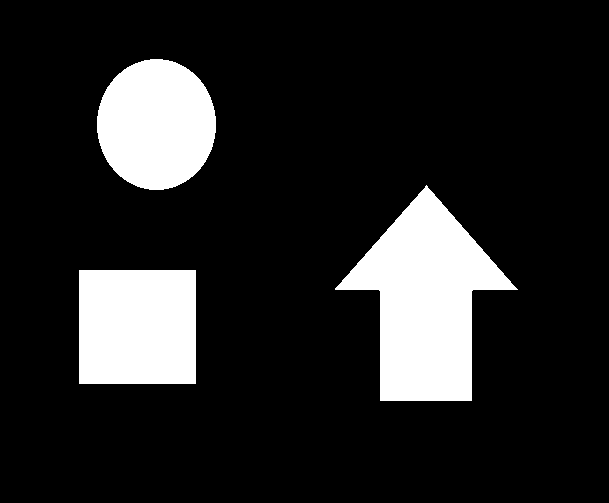
#> input picture examples/opencv-qing-song-ru-men/ch12/contours.bmp, 609 x 503 px
$ python 12.05.py   (older library calls are emulated)
#> lines starting #> are read from the running program, lines starting #| are printed output that depends on the picture; after the words box and inside, x2 and y2 are one past the last pixel; in counts of white or black regions, pixels touching at a corner belong together
# -*- coding: utf-8 -*-
import cv2 as cv
import numpy as np

img = cv.imread('contours.bmp')
#> img is the input picture: shape (503, 609, 3); 14.8% white; 3 white regions, box (x1, y1, x2, y2) and area: (335, 185, 518, 401) 19840, (79, 270, 196, 384) 13338, (97, 59, 216, 190) 12235
img_gray = cv.cvtColor(img, cv.COLOR_BGR2GRAY)
#> img_gray: shape (503, 609); 14.8% white; 3 white regions
_, img_binary = cv.threshold(img_gray, 127, 255, cv.THRESH_BINARY)
_, contours, hierarchy = cv.findContours(img_binary, cv.RETR_LIST, cv.CHAIN_APPROX_SIMPLE)
#> contours = 3 contours; box (x1, y1, x2, y2) and area: (335, 185, 518, 401) 19535, (79, 270, 196, 384) 13108, (97, 59, 216, 190) 12058
cv.imshow("img", img)
for i in range(len(contours)):
    canvas = np.zeros(img.shape, np.uint8)
    cv.drawContours(canvas, contours, i, (255, 255, 255), 3)
    cv.imshow(f'contours[{i}]', canvas)
    print(f'contours[{i}] 的面积 = {cv.contourArea(contours[i])}')
#> this loop made 3 passes
#| contours[0] 的面积 = 13108.0
#| contours[1] 的面积 = 19535.0
#| contours[2] 的面积 = 12058.0
#> pass 1, `cv.imshow(f'contours[{i}]', canvas)`:
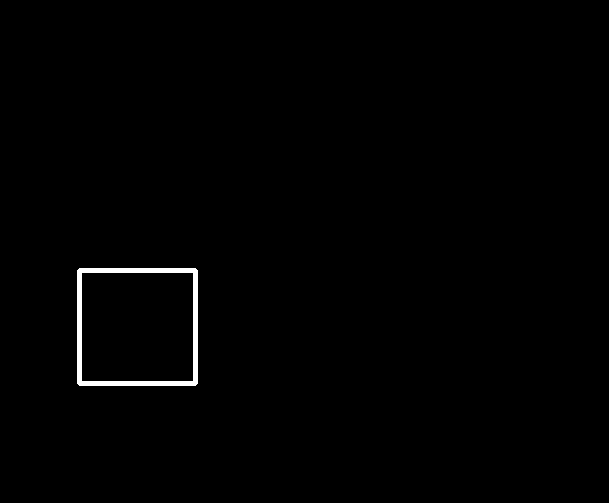
#> window 'contours[0]': shape (503, 609, 3); 0.74% white; 1 white region, box (x1, y1, x2, y2) and area: (77, 268, 198, 386) 2278
#> pass 2, `cv.imshow(f'contours[{i}]', canvas)`:
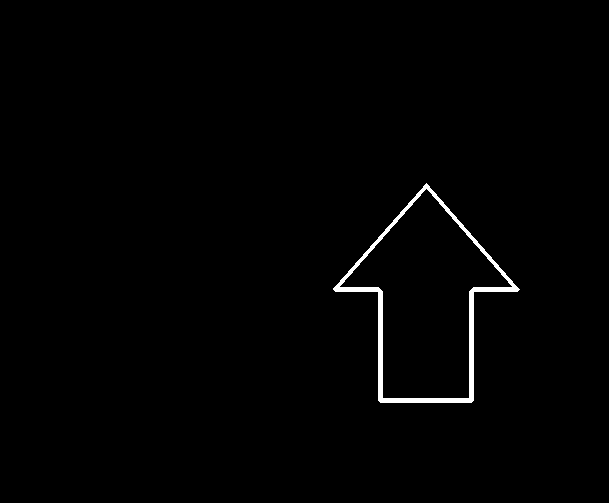
#> window 'contours[1]': shape (503, 609, 3); 0.99% white; 1 white region, box (x1, y1, x2, y2) and area: (333, 183, 520, 403) 3021
#> after the loop:
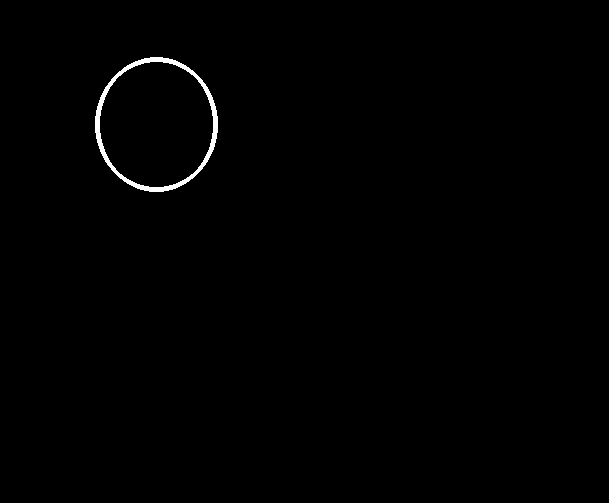
#> canvas: shape (503, 609, 3); 0.57% white; 1 white region, box (x1, y1, x2, y2) and area: (95, 57, 218, 192) 1760
cv.waitKey()
cv.destroyAllWindows()

# 运行结果 https://is.gd/oQZZPp

'''
contours[0] 的面积 = 13108.0
contours[1] 的面积 = 19535.0
contours[2] 的面积 = 12058.0
'''
